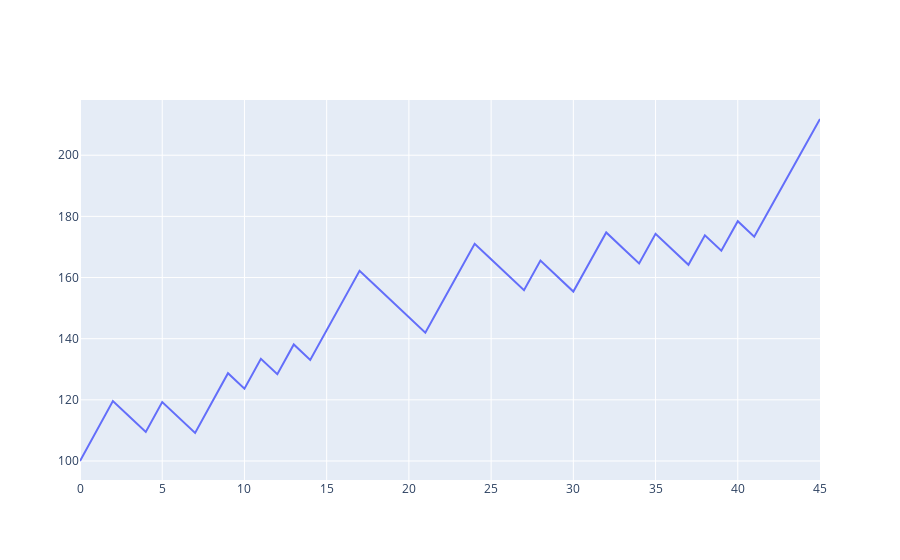
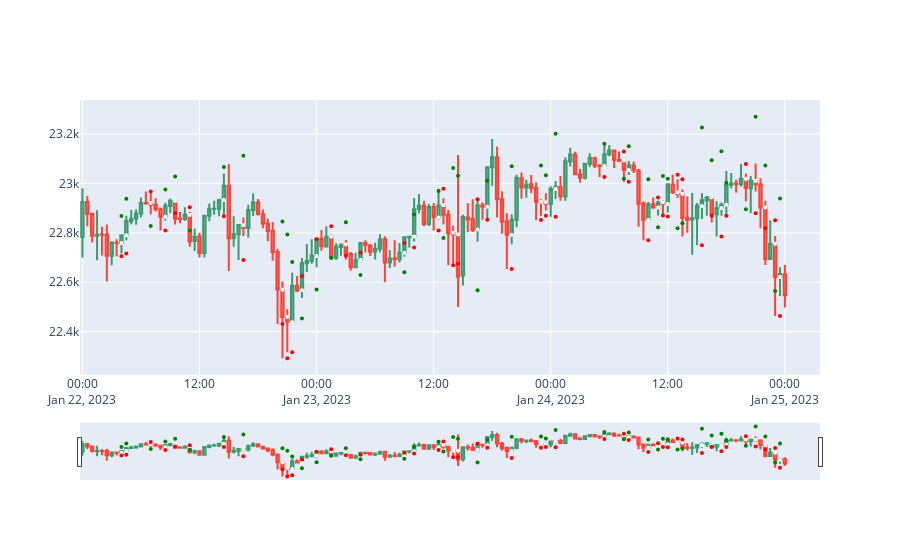

The cell these charts' notebook holds for them, in order:
### Code cell
up_imbalances, down_imbalances = get_list_of_imbalances(df_higher_tf)
df_higher_tf = check_within_imbalances(df_higher_tf,up_imbalances,down_imbalances)
df_lower_tf = df_higher_tf
fig = go.Figure(data=[go.Candlestick(x=df_higher_tf['date'],
                open=df_higher_tf['open'],
                high=df_higher_tf['high'],
                low=df_higher_tf['low'],
                close=df_higher_tf['close'])])

# fig1 = go.Figure(data=[go.Candlestick(x=df_lower_tf['date'],
#                 open=df_lower_tf['open'],
#                 high=df_lower_tf['high'],
#                 low=df_lower_tf['low'],
#                 close=df_lower_tf['close'])])

buy_orders = []
sell_orders = []
multiplier = 2
for i in range(3, len(df_lower_tf)):
    if hammer_up(df_higher_tf.loc[i-2, ['open', 'high', 'low', 'close']],df_higher_tf.loc[i-1, ['open', 'high', 'low', 'close']]):
        buy_orders.append((df_lower_tf.iloc[i]['open'], df_lower_tf.iloc[i-1]['low'],
        round(df_lower_tf.iloc[i]['open'] + (df_lower_tf.iloc[i]['open']-df_lower_tf.iloc[i-1]['low'])*multiplier,2),
        df_lower_tf.iloc[i]['date']))

    if falling_star_down(df_higher_tf.loc[i-2, ['open', 'high', 'low', 'close']],df_higher_tf.loc[i-1, ['open', 'high', 'low', 'close']]):
        sell_orders.append((df_lower_tf.iloc[i]['open'], df_lower_tf.iloc[i-1]['high'],
        round(df_lower_tf.iloc[i]['open'] - (df_lower_tf.iloc[i-1]['high']-df_lower_tf.iloc[i]['open'])*multiplier,2),
        df_lower_tf.iloc[i]['date']))

backtest(df_lower_tf,buy_orders,sell_orders,100,5,chart=True)

for order in buy_orders:
    fig.add_trace(go.Scatter(x=[order[3]],y=[order[0]],mode='markers', marker=dict(size=4, color='white')))
    fig.add_trace(go.Scatter(x=[order[3]],y=[order[1]],mode='markers', marker=dict(size=4, color='red')))
    fig.add_trace(go.Scatter(x=[order[3]],y=[order[2]],mode='markers', marker=dict(size=4, color='green')))

for order in sell_orders:
    fig.add_trace(go.Scatter(x=[order[3]],y=[order[0]],mode='markers', marker=dict(size=4, color='white')))
    fig.add_trace(go.Scatter(x=[order[3]],y=[order[1]],mode='markers', marker=dict(size=4, color='red')))
    fig.add_trace(go.Scatter(x=[order[3]],y=[order[2]],mode='markers', marker=dict(size=4, color='green')))

# for imbalance in up_imbalances:
#     fig.add_trace(go.Scatter(x=[imbalance[2]],y=[imbalance[0]],mode='markers', marker=dict(size=4, color='green')))

# for imbalance in down_imbalances:
#     fig.add_trace(go.Scatter(x=[imbalance[2]],y=[imbalance[0]],mode='markers', marker=dict(size=4, color='red')))

# for i in range(3, len(df_higher_tf)):
    # if hammer_up(df_higher_tf.loc[i-1, ['open', 'high', 'low', 'close']]):
    #     fig.add_trace(go.Scatter(x=[df_higher_tf.iloc[i-1]['date']],y=[df_higher_tf.iloc[i-1]['low']],mode='markers', marker=dict(size=4, color='green')))
        #fig.add_vline(x=df_higher_tf.iloc[i-1]['date'],line=dict(color='green'))

    # if falling_star_down(df_higher_tf.loc[i-1, ['open', 'high', 'low', 'close']]):
    #     fig.add_trace(go.Scatter(x=[df_higher_tf.iloc[i-1]['date']],y=[df_higher_tf.iloc[i-1]['high']],mode='markers', marker=dict(size=4, color='red')))
    #     fig.add_vline(x=df_higher_tf.iloc[i-1]['date'],line=dict(color='red'))

# rsx = go.Figure(go.Scatter(
#         x=df_higher_tf['date'],
#         y=df_higher_tf['RSX']
#     ))



fig.update_layout(showlegend=False)
fig.show()
# fig1.update_layout(showlegend=False)
# fig1.show()
# rsx.update_layout(showlegend=False)
# rsx.show()

### Figure 1 — Plotly figure (JSON) as saved in the notebook; plotly's stock layout.template omitted (floating-point values rounded to 4 significant figures)
{"data": [{"mode": "lines", "type": "scatter", "x": [0, 1, 2, 3, 4, 5, 6, 7, 8, 9, 10, 11, 12, 13, 14, 15, 16, 17, 18, 19, 20, 21, 22, 23, 24, 25, 26, 27, 28, 29, 30, 31, 32, 33, 34, 35, 36, 37, 38, 39, 40, 41, 42, 43, 44, 45], "y": [100, 109.8, 119.6, 114.5, 109.5, 119.3, 114.2, 109.2, 119.0, 128.7, 123.7, 133.4, 128.4, 138.1, 133.1, 142.8, 152.5, 162.2, 157.1, 152.1, 147.0, 141.9, 151.7, 161.4, 171.0, 166.0, 160.9, 155.8, 165.5, 160.5, 155.4, 165.1, 174.8, 169.7, 164.6, 174.3, 169.2, 164.2, 173.8, 168.8, 178.4, 173.3, 183.0, 192.6, 202.2, 211.8]}], "layout": {}}

### Figure 2 — Plotly figure (JSON) as saved in the notebook; plotly's stock layout.template omitted (floating-point values rounded to 4 significant figures; data arrays with more than 128 entries replaced by an {"elided": "..."} marker saying what was removed)
{"data": [{"close": {"elided": "145 float values"}, "high": {"elided": "145 float values"}, "low": {"elided": "145 float values"}, "open": {"elided": "145 float values"}, "type": "candlestick", "x": {"elided": "145 str values"}}, {"marker": {"color": "white", "size": 4}, "mode": "markers", "type": "scatter", "x": ["2023-01-22T04:00:00"], "y": [22760.0]}, {"marker": {"color": "red", "size": 4}, "mode": "markers", "type": "scatter", "x": ["2023-01-22T04:00:00"], "y": [22700.0]}, {"marker": {"color": "green", "size": 4}, "mode": "markers", "type": "scatter", "x": ["2023-01-22T04:00:00"], "y": [22870.0]}, {"marker": {"color": "white", "size": 4}, "mode": "markers", "type": "scatter", "x": ["2023-01-22T04:30:00"], "y": [22790.0]}, {"marker": {"color": "red", "size": 4}, "mode": "markers", "type": "scatter", "x": ["2023-01-22T04:30:00"], "y": [22720.0]}, {"marker": {"color": "green", "size": 4}, "mode": "markers", "type": "scatter", "x": ["2023-01-22T04:30:00"], "y": [22940.0]}, {"marker": {"color": "white", "size": 4}, "mode": "markers", "type": "scatter", "x": ["2023-01-22T08:30:00"], "y": [22860.0]}, {"marker": {"color": "red", "size": 4}, "mode": "markers", "type": "scatter", "x": ["2023-01-22T08:30:00"], "y": [22810.0]}, {"marker": {"color": "green", "size": 4}, "mode": "markers", "type": "scatter", "x": ["2023-01-22T08:30:00"], "y": [22980.0]}, {"marker": {"color": "white", "size": 4}, "mode": "markers", "type": "scatter", "x": ["2023-01-22T09:30:00"], "y": [22930.0]}, {"marker": {"color": "red", "size": 4}, "mode": "markers", "type": "scatter", "x": ["2023-01-22T09:30:00"], "y": [22880.0]}, {"marker": {"color": "green", "size": 4}, "mode": "markers", "type": "scatter", "x": ["2023-01-22T09:30:00"], "y": [23030.0]}, {"marker": {"color": "white", "size": 4}, "mode": "markers", "type": "scatter", "x": ["2023-01-22T14:30:00"], "y": [22930.0]}, {"marker": {"color": "red", "size": 4}, "mode": "markers", "type": "scatter", "x": ["2023-01-22T14:30:00"], "y": [22870.0]}, {"marker": {"color": "green", "size": 4}, "mode": "markers", "type": "scatter", "x": ["2023-01-22T14:30:00"], "y": [23070.0]}, {"marker": {"color": "white", "size": 4}, "mode": "markers", "type": "scatter", "x": ["2023-01-22T16:30:00"], "y": [22830.0]}, {"marker": {"color": "red", "size": 4}, "mode": "markers", "type": "scatter", "x": ["2023-01-22T16:30:00"], "y": [22690.0]}, {"marker": {"color": "green", "size": 4}, "mode": "markers", "type": "scatter", "x": ["2023-01-22T16:30:00"], "y": [23110.0]}, {"marker": {"color": "white", "size": 4}, "mode": "markers", "type": "scatter", "x": ["2023-01-22T20:30:00"], "y": [22570.0]}, {"marker": {"color": "red", "size": 4}, "mode": "markers", "type": "scatter", "x": ["2023-01-22T20:30:00"], "y": [22430.0]}, {"marker": {"color": "green", "size": 4}, "mode": "markers", "type": "scatter", "x": ["2023-01-22T20:30:00"], "y": [22850.0]}, {"marker": {"color": "white", "size": 4}, "mode": "markers", "type": "scatter", "x": ["2023-01-22T21:00:00"], "y": [22460.0]}, {"marker": {"color": "red", "size": 4}, "mode": "markers", "type": "scatter", "x": ["2023-01-22T21:00:00"], "y": [22290.0]}, {"marker": {"color": "green", "size": 4}, "mode": "markers", "type": "scatter", "x": ["2023-01-22T21:00:00"], "y": [22790.0]}, {"marker": {"color": "white", "size": 4}, "mode": "markers", "type": "scatter", "x": ["2023-01-22T21:30:00"], "y": [22440.0]}, {"marker": {"color": "red", "size": 4}, "mode": "markers", "type": "scatter", "x": ["2023-01-22T21:30:00"], "y": [22317]}, {"marker": {"color": "green", "size": 4}, "mode": "markers", "type": "scatter", "x": ["2023-01-22T21:30:00"], "y": [22680.0]}, {"marker": {"color": "white", "size": 4}, "mode": "markers", "type": "scatter", "x": ["2023-01-23T03:00:00"], "y": [22750.0]}, {"marker": {"color": "red", "size": 4}, "mode": "markers", "type": "scatter", "x": ["2023-01-23T03:00:00"], "y": [22710.0]}, {"marker": {"color": "green", "size": 4}, "mode": "markers", "type": "scatter", "x": ["2023-01-23T03:00:00"], "y": [22840.0]}, {"marker": {"color": "white", "size": 4}, "mode": "markers", "type": "scatter", "x": ["2023-01-23T10:00:00"], "y": [22780.0]}, {"marker": {"color": "red", "size": 4}, "mode": "markers", "type": "scatter", "x": ["2023-01-23T10:00:00"], "y": [22740.0]}, {"marker": {"color": "green", "size": 4}, "mode": "markers", "type": "scatter", "x": ["2023-01-23T10:00:00"], "y": [22870.0]}, {"marker": {"color": "white", "size": 4}, "mode": "markers", "type": "scatter", "x": ["2023-01-23T12:30:00"], "y": [22860.0]}, {"marker": {"color": "red", "size": 4}, "mode": "markers", "type": "scatter", "x": ["2023-01-23T12:30:00"], "y": [22810.0]}, {"marker": {"color": "green", "size": 4}, "mode": "markers", "type": "scatter", "x": ["2023-01-23T12:30:00"], "y": [22970.0]}, {"marker": {"color": "white", "size": 4}, "mode": "markers", "type": "scatter", "x": ["2023-01-23T14:00:00"], "y": [22800.0]}, {"marker": {"color": "red", "size": 4}, "mode": "markers", "type": "scatter", "x": ["2023-01-23T14:00:00"], "y": [22670.0]}, {"marker": {"color": "green", "size": 4}, "mode": "markers", "type": "scatter", "x": ["2023-01-23T14:00:00"], "y": [23060.0]}, {"marker": {"color": "white", "size": 4}, "mode": "markers", "type": "scatter", "x": ["2023-01-23T14:30:00"], "y": [22790.0]}, {"marker": {"color": "red", "size": 4}, "mode": "markers", "type": "scatter", "x": ["2023-01-23T14:30:00"], "y": [22670.0]}, {"marker": {"color": "green", "size": 4}, "mode": "markers", "type": "scatter", "x": ["2023-01-23T14:30:00"], "y": [23030.0]}, {"marker": {"color": "white", "size": 4}, "mode": "markers", "type": "scatter", "x": ["2023-01-23T17:30:00"], "y": [22910.0]}, {"marker": {"color": "red", "size": 4}, "mode": "markers", "type": "scatter", "x": ["2023-01-23T17:30:00"], "y": [22850.0]}, {"marker": {"color": "green", "size": 4}, "mode": "markers", "type": "scatter", "x": ["2023-01-23T17:30:00"], "y": [23010.0]}, {"marker": {"color": "white", "size": 4}, "mode": "markers", "type": "scatter", "x": ["2023-01-23T20:00:00"], "y": [22790.0]}, {"marker": {"color": "red", "size": 4}, "mode": "markers", "type": "scatter", "x": ["2023-01-23T20:00:00"], "y": [22654]}, {"marker": {"color": "green", "size": 4}, "mode": "markers", "type": "scatter", "x": ["2023-01-23T20:00:00"], "y": [23070.0]}, {"marker": {"color": "white", "size": 4}, "mode": "markers", "type": "scatter", "x": ["2023-01-23T23:00:00"], "y": [22930.0]}, {"marker": {"color": "red", "size": 4}, "mode": "markers", "type": "scatter", "x": ["2023-01-23T23:00:00"], "y": [22850.0]}, {"marker": {"color": "green", "size": 4}, "mode": "markers", "type": "scatter", "x": ["2023-01-23T23:00:00"], "y": [23070.0]}, {"marker": {"color": "white", "size": 4}, "mode": "markers", "type": "scatter", "x": ["2023-01-23T23:30:00"], "y": [22920.0]}, {"marker": {"color": "red", "size": 4}, "mode": "markers", "type": "scatter", "x": ["2023-01-23T23:30:00"], "y": [22870.0]}, {"marker": {"color": "green", "size": 4}, "mode": "markers", "type": "scatter", "x": ["2023-01-23T23:30:00"], "y": [23030.0]}, {"marker": {"color": "white", "size": 4}, "mode": "markers", "type": "scatter", "x": ["2023-01-24T00:30:00"], "y": [22980.0]}, {"marker": {"color": "red", "size": 4}, "mode": "markers", "type": "scatter", "x": ["2023-01-24T00:30:00"], "y": [22860.0]}, {"marker": {"color": "green", "size": 4}, "mode": "markers", "type": "scatter", "x": ["2023-01-24T00:30:00"], "y": [23200.0]}, {"marker": {"color": "white", "size": 4}, "mode": "markers", "type": "scatter", "x": ["2023-01-24T05:30:00"], "y": [23070.0]}, {"marker": {"color": "red", "size": 4}, "mode": "markers", "type": "scatter", "x": ["2023-01-24T05:30:00"], "y": [23030.0]}, {"marker": {"color": "green", "size": 4}, "mode": "markers", "type": "scatter", "x": ["2023-01-24T05:30:00"], "y": [23160.0]}, {"marker": {"color": "white", "size": 4}, "mode": "markers", "type": "scatter", "x": ["2023-01-24T08:00:00"], "y": [23050.0]}, {"marker": {"color": "red", "size": 4}, "mode": "markers", "type": "scatter", "x": ["2023-01-24T08:00:00"], "y": [23010.0]}, {"marker": {"color": "green", "size": 4}, "mode": "markers", "type": "scatter", "x": ["2023-01-24T08:00:00"], "y": [23150.0]}, {"marker": {"color": "white", "size": 4}, "mode": "markers", "type": "scatter", "x": ["2023-01-24T10:00:00"], "y": [22850.0]}, {"marker": {"color": "red", "size": 4}, "mode": "markers", "type": "scatter", "x": ["2023-01-24T10:00:00"], "y": [22770]}, {"marker": {"color": "green", "size": 4}, "mode": "markers", "type": "scatter", "x": ["2023-01-24T10:00:00"], "y": [23020.0]}, {"marker": {"color": "white", "size": 4}, "mode": "markers", "type": "scatter", "x": ["2023-01-24T11:30:00"], "y": [22920.0]}, {"marker": {"color": "red", "size": 4}, "mode": "markers", "type": "scatter", "x": ["2023-01-24T11:30:00"], "y": [22870]}, {"marker": {"color": "green", "size": 4}, "mode": "markers", "type": "scatter", "x": ["2023-01-24T11:30:00"], "y": [23030.0]}, {"marker": {"color": "white", "size": 4}, "mode": "markers", "type": "scatter", "x": ["2023-01-24T12:00:00"], "y": [22920.0]}, {"marker": {"color": "red", "size": 4}, "mode": "markers", "type": "scatter", "x": ["2023-01-24T12:00:00"], "y": [22870.0]}, {"marker": {"color": "green", "size": 4}, "mode": "markers", "type": "scatter", "x": ["2023-01-24T12:00:00"], "y": [23020.0]}, {"marker": {"color": "white", "size": 4}, "mode": "markers", "type": "scatter", "x": ["2023-01-24T15:30:00"], "y": [22910.0]}, {"marker": {"color": "red", "size": 4}, "mode": "markers", "type": "scatter", "x": ["2023-01-24T15:30:00"], "y": [22750.0]}, {"marker": {"color": "green", "size": 4}, "mode": "markers", "type": "scatter", "x": ["2023-01-24T15:30:00"], "y": [23230.0]}, {"marker": {"color": "white", "size": 4}, "mode": "markers", "type": "scatter", "x": ["2023-01-24T16:30:00"], "y": [22940.0]}, {"marker": {"color": "red", "size": 4}, "mode": "markers", "type": "scatter", "x": ["2023-01-24T16:30:00"], "y": [22870.0]}, {"marker": {"color": "green", "size": 4}, "mode": "markers", "type": "scatter", "x": ["2023-01-24T16:30:00"], "y": [23090.0]}, {"marker": {"color": "white", "size": 4}, "mode": "markers", "type": "scatter", "x": ["2023-01-24T17:30:00"], "y": [22900.0]}, {"marker": {"color": "red", "size": 4}, "mode": "markers", "type": "scatter", "x": ["2023-01-24T17:30:00"], "y": [22790.0]}, {"marker": {"color": "green", "size": 4}, "mode": "markers", "type": "scatter", "x": ["2023-01-24T17:30:00"], "y": [23130.0]}, {"marker": {"color": "white", "size": 4}, "mode": "markers", "type": "scatter", "x": ["2023-01-24T18:00:00"], "y": [22910.0]}, {"marker": {"color": "red", "size": 4}, "mode": "markers", "type": "scatter", "x": ["2023-01-24T18:00:00"], "y": [22870.0]}, {"marker": {"color": "green", "size": 4}, "mode": "markers", "type": "scatter", "x": ["2023-01-24T18:00:00"], "y": [23000.0]}, {"marker": {"color": "white", "size": 4}, "mode": "markers", "type": "scatter", "x": ["2023-01-24T21:00:00"], "y": [23010.0]}, {"marker": {"color": "red", "size": 4}, "mode": "markers", "type": "scatter", "x": ["2023-01-24T21:00:00"], "y": [22880.0]}, {"marker": {"color": "green", "size": 4}, "mode": "markers", "type": "scatter", "x": ["2023-01-24T21:00:00"], "y": [23270.0]}, {"marker": {"color": "white", "size": 4}, "mode": "markers", "type": "scatter", "x": ["2023-01-24T22:00:00"], "y": [22900.0]}, {"marker": {"color": "red", "size": 4}, "mode": "markers", "type": "scatter", "x": ["2023-01-24T22:00:00"], "y": [22820.0]}, {"marker": {"color": "green", "size": 4}, "mode": "markers", "type": "scatter", "x": ["2023-01-24T22:00:00"], "y": [23070.0]}, {"marker": {"color": "white", "size": 4}, "mode": "markers", "type": "scatter", "x": ["2023-01-24T23:30:00"], "y": [22620.0]}, {"marker": {"color": "red", "size": 4}, "mode": "markers", "type": "scatter", "x": ["2023-01-24T23:30:00"], "y": [22460.0]}, {"marker": {"color": "green", "size": 4}, "mode": "markers", "type": "scatter", "x": ["2023-01-24T23:30:00"], "y": [22940.0]}, {"marker": {"color": "white", "size": 4}, "mode": "markers", "type": "scatter", "x": ["2023-01-22T07:00:00"], "y": [22920.0]}, {"marker": {"color": "red", "size": 4}, "mode": "markers", "type": "scatter", "x": ["2023-01-22T07:00:00"], "y": [22970.0]}, {"marker": {"color": "green", "size": 4}, "mode": "markers", "type": "scatter", "x": ["2023-01-22T07:00:00"], "y": [22830.0]}, {"marker": {"color": "white", "size": 4}, "mode": "markers", "type": "scatter", "x": ["2023-01-22T11:00:00"], "y": [22870.0]}, {"marker": {"color": "red", "size": 4}, "mode": "markers", "type": "scatter", "x": ["2023-01-22T11:00:00"], "y": [22900.0]}, {"marker": {"color": "green", "size": 4}, "mode": "markers", "type": "scatter", "x": ["2023-01-22T11:00:00"], "y": [22810.0]}, {"marker": {"color": "white", "size": 4}, "mode": "markers", "type": "scatter", "x": ["2023-01-22T22:30:00"], "y": [22570.0]}, {"marker": {"color": "red", "size": 4}, "mode": "markers", "type": "scatter", "x": ["2023-01-22T22:30:00"], "y": [22620.0]}, {"marker": {"color": "green", "size": 4}, "mode": "markers", "type": "scatter", "x": ["2023-01-22T22:30:00"], "y": [22450.0]}, {"marker": {"color": "white", "size": 4}, "mode": "markers", "type": "scatter", "x": ["2023-01-23T00:00:00"], "y": [22710.0]}, {"marker": {"color": "red", "size": 4}, "mode": "markers", "type": "scatter", "x": ["2023-01-23T00:00:00"], "y": [22770.0]}, {"marker": {"color": "green", "size": 4}, "mode": "markers", "type": "scatter", "x": ["2023-01-23T00:00:00"], "y": [22570.0]}, {"marker": {"color": "white", "size": 4}, "mode": "markers", "type": "scatter", "x": ["2023-01-23T01:30:00"], "y": [22780.0]}, {"marker": {"color": "red", "size": 4}, "mode": "markers", "type": "scatter", "x": ["2023-01-23T01:30:00"], "y": [22830.0]}, {"marker": {"color": "green", "size": 4}, "mode": "markers", "type": "scatter", "x": ["2023-01-23T01:30:00"], "y": [22700.0]}, {"marker": {"color": "white", "size": 4}, "mode": "markers", "type": "scatter", "x": ["2023-01-23T04:30:00"], "y": [22690.0]}, {"marker": {"color": "red", "size": 4}, "mode": "markers", "type": "scatter", "x": ["2023-01-23T04:30:00"], "y": [22720.0]}, {"marker": {"color": "green", "size": 4}, "mode": "markers", "type": "scatter", "x": ["2023-01-23T04:30:00"], "y": [22630.0]}, {"marker": {"color": "white", "size": 4}, "mode": "markers", "type": "scatter", "x": ["2023-01-23T09:00:00"], "y": [22720.0]}, {"marker": {"color": "red", "size": 4}, "mode": "markers", "type": "scatter", "x": ["2023-01-23T09:00:00"], "y": [22760.0]}, {"marker": {"color": "green", "size": 4}, "mode": "markers", "type": "scatter", "x": ["2023-01-23T09:00:00"], "y": [22640.0]}, {"marker": {"color": "white", "size": 4}, "mode": "markers", "type": "scatter", "x": ["2023-01-23T13:00:00"], "y": [22910.0]}, {"marker": {"color": "red", "size": 4}, "mode": "markers", "type": "scatter", "x": ["2023-01-23T13:00:00"], "y": [22978]}, {"marker": {"color": "green", "size": 4}, "mode": "markers", "type": "scatter", "x": ["2023-01-23T13:00:00"], "y": [22780.0]}, {"marker": {"color": "white", "size": 4}, "mode": "markers", "type": "scatter", "x": ["2023-01-23T16:30:00"], "y": [22810.0]}, {"marker": {"color": "red", "size": 4}, "mode": "markers", "type": "scatter", "x": ["2023-01-23T16:30:00"], "y": [22940.0]}, {"marker": {"color": "green", "size": 4}, "mode": "markers", "type": "scatter", "x": ["2023-01-23T16:30:00"], "y": [22570.0]}, {"marker": {"color": "white", "size": 4}, "mode": "markers", "type": "scatter", "x": ["2023-01-24T07:30:00"], "y": [23090.0]}, {"marker": {"color": "red", "size": 4}, "mode": "markers", "type": "scatter", "x": ["2023-01-24T07:30:00"], "y": [23130.0]}, {"marker": {"color": "green", "size": 4}, "mode": "markers", "type": "scatter", "x": ["2023-01-24T07:30:00"], "y": [23020.0]}, {"marker": {"color": "white", "size": 4}, "mode": "markers", "type": "scatter", "x": ["2023-01-24T11:00:00"], "y": [22900.0]}, {"marker": {"color": "red", "size": 4}, "mode": "markers", "type": "scatter", "x": ["2023-01-24T11:00:00"], "y": [22940.0]}, {"marker": {"color": "green", "size": 4}, "mode": "markers", "type": "scatter", "x": ["2023-01-24T11:00:00"], "y": [22820.0]}, {"marker": {"color": "white", "size": 4}, "mode": "markers", "type": "scatter", "x": ["2023-01-24T13:00:00"], "y": [22960.0]}, {"marker": {"color": "red", "size": 4}, "mode": "markers", "type": "scatter", "x": ["2023-01-24T13:00:00"], "y": [23040.0]}, {"marker": {"color": "green", "size": 4}, "mode": "markers", "type": "scatter", "x": ["2023-01-24T13:00:00"], "y": [22820.0]}, {"marker": {"color": "white", "size": 4}, "mode": "markers", "type": "scatter", "x": ["2023-01-24T13:30:00"], "y": [22960.0]}, {"marker": {"color": "red", "size": 4}, "mode": "markers", "type": "scatter", "x": ["2023-01-24T13:30:00"], "y": [23020.0]}, {"marker": {"color": "green", "size": 4}, "mode": "markers", "type": "scatter", "x": ["2023-01-24T13:30:00"], "y": [22840.0]}, {"marker": {"color": "white", "size": 4}, "mode": "markers", "type": "scatter", "x": ["2023-01-24T20:00:00"], "y": [23020.0]}, {"marker": {"color": "red", "size": 4}, "mode": "markers", "type": "scatter", "x": ["2023-01-24T20:00:00"], "y": [23079]}, {"marker": {"color": "green", "size": 4}, "mode": "markers", "type": "scatter", "x": ["2023-01-24T20:00:00"], "y": [22900.0]}, {"marker": {"color": "white", "size": 4}, "mode": "markers", "type": "scatter", "x": ["2023-01-24T23:00:00"], "y": [22760.0]}, {"marker": {"color": "red", "size": 4}, "mode": "markers", "type": "scatter", "x": ["2023-01-24T23:00:00"], "y": [22851]}, {"marker": {"color": "green", "size": 4}, "mode": "markers", "type": "scatter", "x": ["2023-01-24T23:00:00"], "y": [22560.0]}], "layout": {"showlegend": false}}
